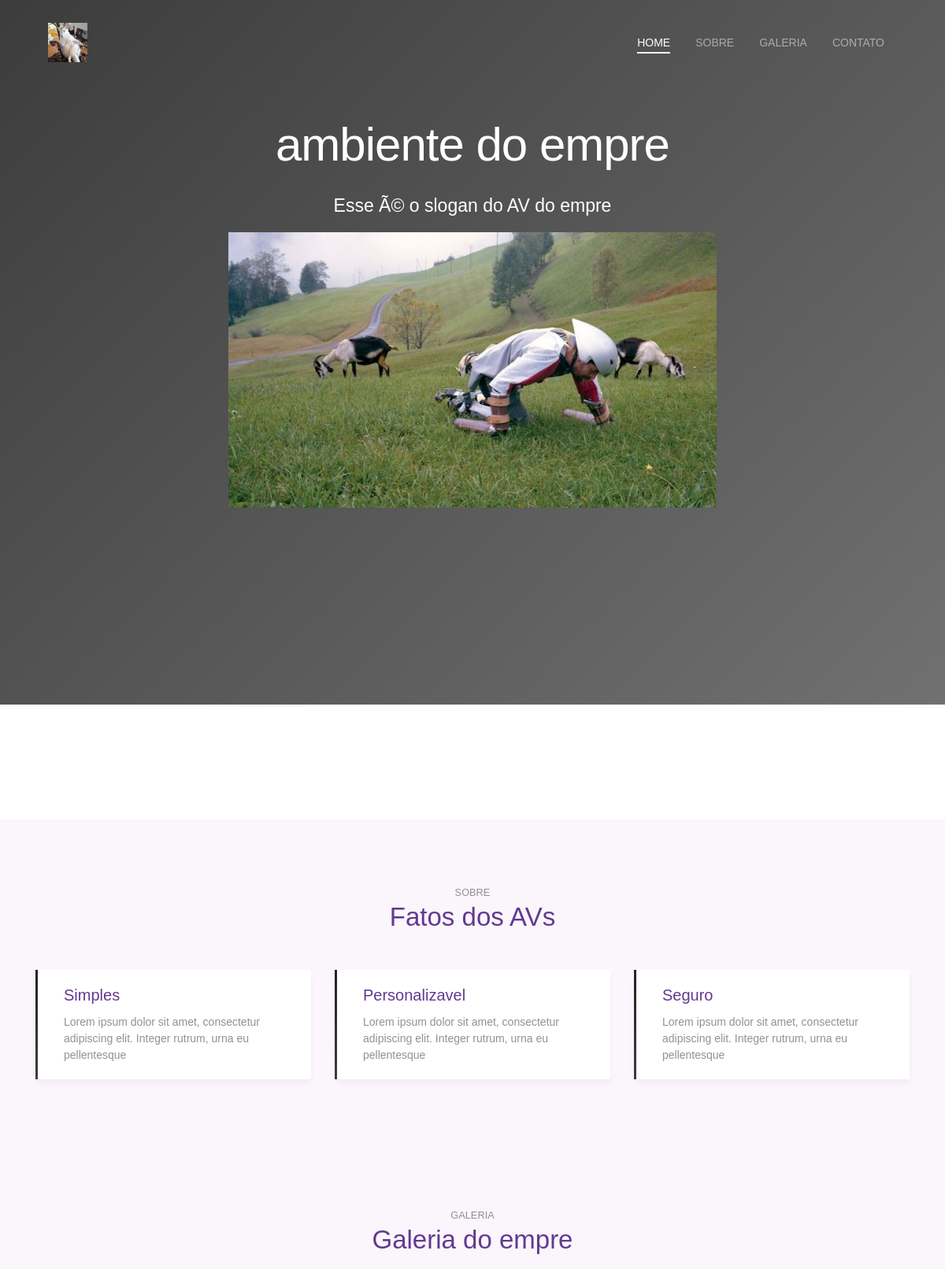
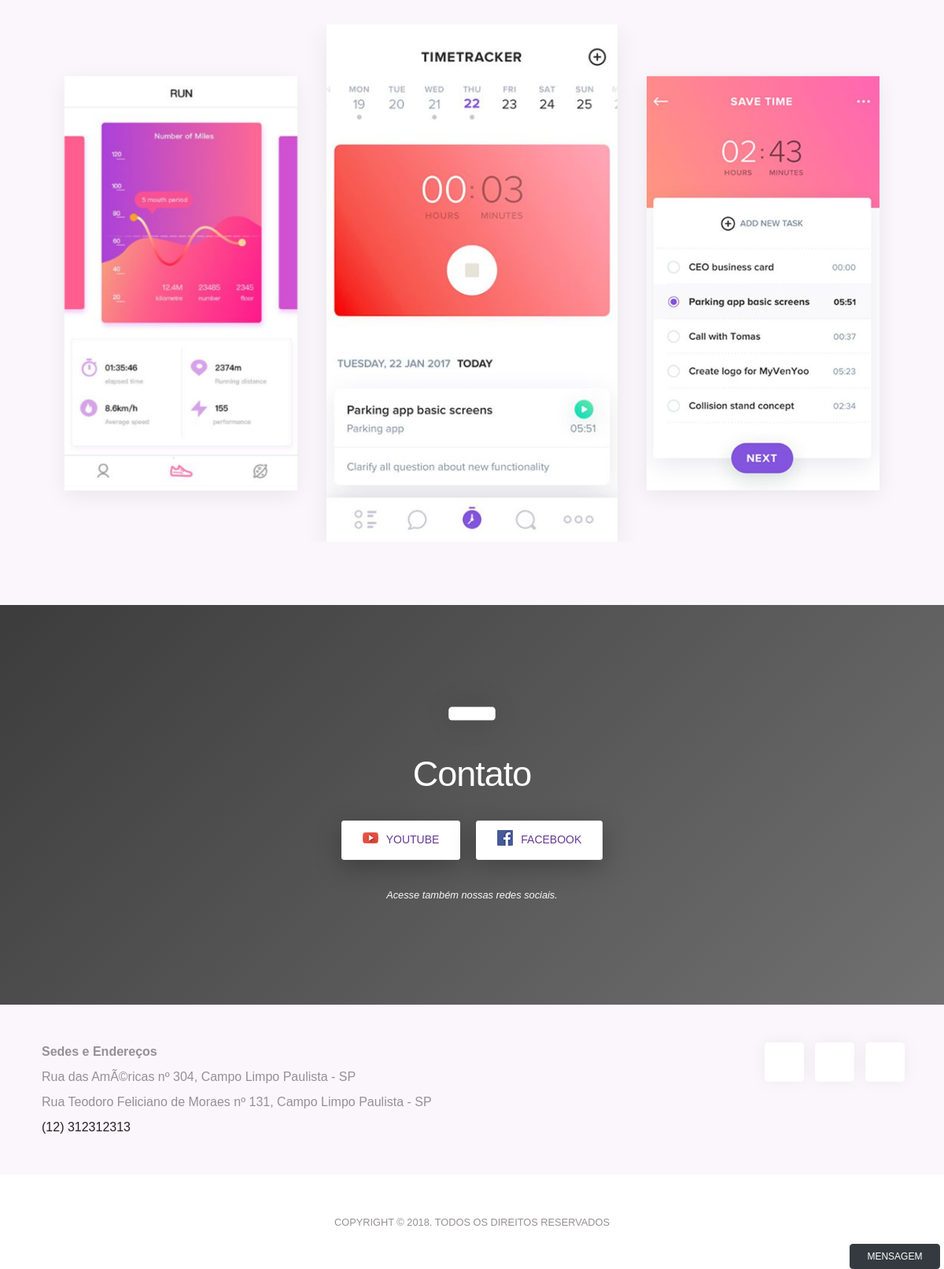
The app's page /ambiente-do-empre (signed in) with its own data (2 pictures, top to bottom).
### tables this page shows
CREATE TABLE `tbl_avs` (
  `id_av` int(11) NOT NULL,
  `user_id` int(11) NOT NULL,
  `url` varchar(220) NOT NULL,
  `nome_av` varchar(220) NOT NULL,
  `slogan_av` varchar(550) NOT NULL,
  `logo_av` varchar(220) NOT NULL,
  `categoria` varchar(220) NOT NULL,
  `func` varchar(220) NOT NULL,
  `palavras_chave` varchar(550) NOT NULL,
  `img_home_active` varchar(50) NOT NULL DEFAULT 'no',
  `img_home` varchar(220) NOT NULL,
  `part1_active` varchar(50) NOT NULL DEFAULT 'yes',
  `part1_title` varchar(110) NOT NULL DEFAULT 'Features you love',
  `part1_nome1` varchar(110) NOT NULL DEFAULT 'Simple',
  `part1_text1` varchar(220) NOT NULL DEFAULT 'Lorem ipsum dolor sit amet, consectetur adipiscing elit. Integer rutrum, urna eu pellentesque',
  `part1_nome2` varchar(110) DEFAULT 'Customize',
  `part1_text2` varchar(220) DEFAULT 'Lorem ipsum dolor sit amet, consectetur adipiscing elit. Integer rutrum, urna eu pellentesque',
  `part1_nome3` varchar(110) DEFAULT 'Secure',
  `part1_text3` varchar(220) DEFAULT 'Lorem ipsum dolor sit amet, consectetur adipiscing elit. Integer rutrum, urna eu pellentesque',
  `part2_active` varchar(50) NOT NULL DEFAULT 'yes',
  `part2_nome1` varchar(110) NOT NULL DEFAULT 'Crie sua conta',
  `part2_text1` varchar(220) NOT NULL DEFAULT 'Lorem ipsum dolor sit amet, consectetur adipiscing elit. Integer rutrum, urna eu pellentesque pretium obcaecati vel exercitationem',
  `part2_nome2` varchar(110) DEFAULT 'Compartilhe com seus amigos',
  `part2_text2` varchar(220) DEFAULT 'Lorem ipsum dolor sit amet, consectetur adipiscing elit. Integer rutrum, urna eu pellentesque pretium obcaecati vel exercitationem',
  `part2_nome3` varchar(110) DEFAULT 'Viva la vida',
  `part2_text3` varchar(220) DEFAULT 'Lorem ipsum dolor sit amet, consectetur adipiscing elit. Integer rutrum, urna eu pellentesque pretium obcaecati vel exercitationem',
  `part2_img` varchar(220) DEFAULT NULL,
  `galery_active` varchar(50) NOT NULL DEFAULT 'no',
  `galery_title` varchar(110) NOT NULL,
  `fotos` varchar(550) NOT NULL,
  `tipos` varchar(220) NOT NULL,
  `tipos_val` varchar(660) NOT NULL,
  `created` varchar(220) NOT NULL
);

CREATE TABLE `tbl_endereco` (
  `id_end` int(11) NOT NULL,
  `user_id` int(11) NOT NULL,
  `cep` varchar(50) NOT NULL,
  `rua` varchar(220) NOT NULL,
  `estado` varchar(20) NOT NULL,
  `cidade` varchar(220) NOT NULL,
  `numero` varchar(220) NOT NULL,
  `nome` varchar(220) NOT NULL,
  `active` varchar(20) DEFAULT NULL,
  `lat` varchar(50) DEFAULT NULL,
  `lon` varchar(50) DEFAULT NULL,
  `raio` varchar(20) NOT NULL
);

CREATE TABLE `tbl_usuarios` (
  `id` int(11) NOT NULL,
  `nome` varchar(220) NOT NULL,
  `nvl_acesso` varchar(50) NOT NULL,
  `email` varchar(220) NOT NULL,
  `senha` varchar(220) NOT NULL,
  `CPF_CNPJ` varchar(220) DEFAULT NULL,
  `telefone` varchar(220) NOT NULL,
  `img` varchar(220) NOT NULL,
  `status` int(11) NOT NULL,
  `created` datetime NOT NULL,
  `modified` datetime DEFAULT NULL
);

### core/Controller.php (called while the page is built)
<?php
	class Controller{
		public function loadView($nameView, $dadosView = array()){
				extract($dadosView);
			require "views/".$nameView.".php";
		}
	}
?>

### controllers/avController.php (called while the page is built, shortened)
<?php
	class avController extends Controller{
		public function index($id_av){
			$nomePag = "ambiente_virtual";
			$avsModel = new avsModel();
			$av_pesquisa = $avsModel->getDadosAV($id_av);
			$av_dados = $av_pesquisa->fetch();
			$dados = array();
			foreach ($av_dados as $key => $value) {
				if(!is_numeric($key)){
					$dados[$key] = $value;
				}
			}
			$this->loadView($nomePag, $dados);
		}
	}
?>

### core/Core.php (called while the page is built, shortened)
<?php
	class Core{
		public function run(){
			$param = array();
			$url = "/";
			if(isset($_GET['url'])){
				$url .= $_GET['url'];
			}
			if($url != "/"){
				$url = explode("/", $url);
				array_shift($url);
				$avsModel = new avsModel();
				$pesquisa = $avsModel -> procuraUrlAv($url[0]);
				if($pesquisa->rowCount() > 0){
					$dados = $pesquisa->fetch();
				}else{
					$currentController = $url[0]."Controller";
				}
				array_shift($url);
				if(isset($url[0]) && !empty($url[0])){
					$currentAction = $url[0];
					array_shift($url);
				}else{
					$currentAction = "index";
				}
				if($pesquisa->rowCount() > 0){
					$param = $dados['id_av'];
				}else{
					$param = $url;
				}
			}else{
				$currentController = "homeController";
				$currentAction = "index";
			}
			$c = new $currentController();
			call_user_func_array(array($c, $currentAction), array($param));
		}
	}
?>

### index.php (called while the page is built, shortened)
<?php
	$core = new Core();
	$core->run();
?>

### core/Model.php (called while the page is built, shortened)
<?php
	class Model{
		public function __construct(){
			global $pdo;
			$this->pdo = $pdo;
		}
	}
?>

### models/avsModel.php (called while the page is built, shortened)
<?php
class avsModel extends Model {
    public function procuraUrlAv($url) {
        $sql = "SELECT * FROM tbl_avs WHERE url = ?";
        $sql = $this->pdo->prepare($sql);
        $sql->bindValue(1, $url);
        $sql->execute();
        return $sql;
    }
}
?>

### models/enderecosModel.php (called while the page is built, shortened)
<?php
    class enderecosModel extends Model{
        public function getEnderecos($id){
            $sql = "SELECT * FROM tbl_endereco WHERE user_id = '$id'";
            $sql = $this->pdo->query($sql);
            return $sql;
        }
    }
?>

### models/usuariosModel.php (called while the page is built, shortened)
<?php
	class usuariosModel extends Model{
		public function getDados($id){
			$sql = "SELECT * FROM tbl_usuarios WHERE id = ?";
			$sql = $this->pdo->prepare($sql);
			$sql->bindValue(1, $id);
			$sql->execute();
			return $sql;
		}
	}
?>

### views/ambiente_virtual.php (the view, shortened to what this page needs)
<!DOCTYPE html>
<html>
    <head>
        <link rel="stylesheet" type="text/css" href="<?php echo BASE_URL; ?>assets/css/bootstrap.min.css">
        <link rel="stylesheet" type="text/css"  href="<?php echo BASE_URL; ?>assets/css/owl.carousel.min.css">
        <link rel="stylesheet" type="text/css"  href="<?php echo BASE_URL; ?>assets/css/style.css" >
    </head>
    <body data-spy="scroll" data-target="#navbar" data-offset="30">
        <div class="nav-menu fixed-top">
            <div class="container">
                <div class="row">
                    <div class="col-md-12">
                        <nav class="navbar navbar-dark navbar-expand-lg">
                            <a class="navbar-brand"><img src="<?php echo BASE_URL . 'assets/images/AV/' . $logo_av; ?>" class="img-fluid" alt="logo" style="height: 50px" ></a>
                            <div class="collapse navbar-collapse" id="navbar">
                                <ul class="navbar-nav ml-auto">
                                    <li class="nav-item"> <a class="nav-link active" href="#home">HOME <span class="sr-only">(current)</span></a></li>
                                    <?php if ($part1_active == "yes" || $part2_active == "yes") { ?>
                                        <li class="nav-item"> <a class="nav-link" href="#features">SOBRE</a> </li>
                                    <?php } ?>
                                    <?php if ($galery_active == "yes") { ?>
                                        <li class="nav-item"> <a class="nav-link" href="#gallery">GALERIA</a> </li>
                                    <?php } ?>
                                    <li class="nav-item"> <a class="nav-link" href="#contact">CONTATO</a> </li>
                                </ul>
                            </div>
                        </nav>
                    </div>
                </div>
            </div>
        </div>
        <header class="bg-gradient" id="home">
            <div class="container mt-5">
                <h1><?php echo $nome_av; ?></h1>
                <p class="tagline"><?php echo $slogan_av; ?></p>
            </div>
            <div class="img-holder mt-3"><?php if ($img_home_active == "yes") { ?><img src="<?php echo BASE_URL . "assets/images/AV/" . $img_home; ?>" style="height: 350px" alt="imagem" class="img-fluid"><?php } ?></div>
        </header>
        <div class="client-logos my-5" style="height:50px" id="features">
        </div>
        <?php if ($part1_active == "yes") { ?>
            <div class="section light-bg"  >
                <div class="container" >
                    <div class="section-title" >
                        <small>SOBRE</small>
                        <h3><?php echo $part1_title; ?></h3>
                    </div>
                    <div class="row">
                        <div class="col-12 col-lg-4">
                            <div class="card features">
                                <div class="card-body">
                                    <div class="media">
                                        <div class="media-body">
                                            <h4 class="card-title"><?php echo $part1_nome1; ?></h4>
                                            <p class="card-text"><?php echo $part1_text1; ?></p>
                                        </div>
                                    </div>
                                </div>
                            </div>
                        </div>
                        <div class="col-12 col-lg-4">
                            <div class="card features">
                                <div class="card-body">
                                    <div class="media">
                                        <div class="media-body">
                                            <h4 class="card-title"><?php echo $part1_nome2; ?></h4>
                                            <p class="card-text"><?php echo $part1_text2; ?></p>
                                        </div>
                                    </div>
                                </div>
                            </div>
                        </div>
                        <div class="col-12 col-lg-4">
                            <div class="card features">
                                <div class="card-body">
                                    <div class="media">
                                        <div class="media-body">
                                            <h4 class="card-title"><?php echo $part1_nome3; ?></h4>
                                            <p class="card-text"><?php echo $part1_text3; ?></p>
                                        </div>
                                    </div>
                                </div>
                            </div>
                        </div>
                    </div>
                </div>
            </div>
        <?php } ?>
        <?php if ($galery_active == "yes") { ?>
            <div class="section light-bg" id="gallery">
                <div class="container">
                    <div class="section-title">
                        <small>GALERIA</small>
                        <h3><?php echo $galery_title; ?></h3>
                    </div>
                    <div class="img-gallery owl-carousel owl-theme">
                        <?php
                        $photos = explode("$!$", $fotos);
                        foreach ($photos as $value) {
                            ?>
                            <img src="<?php echo BASE_URL.'assets/images/AV/'.$value; ?>" alt="image" />
                        <?php } ?>
                    </div>
                </div>
            </div>
        <?php } ?>
        <?php
        $usuariosModel = new usuariosModel();
        $sql = $usuariosModel->getDados($user_id);
        $dadosUser = $sql->fetch();
        ?>
        <div class="section bg-gradient">
            <div class="container">
                <div class="call-to-action">
                    <div class="box-icon"><span class="ti-mobile gradient-fill ti-3x"></span></div>
                    <h2>Contato</h2>
                    <div class="my-4">
                        <?php
                        if (isset($tipos) && !empty($tipos)) {
                            $btns = explode(",", $tipos);
                            $urls = explode("$!$", $tipos_val);
                            foreach ($btns as $key => $value) {
                                ?>
                                <a href="<?php echo $urls[$key]; ?>" class="btn btn-light"><img src="<?php echo BASE_URL; ?>assets/images/<?php echo $value; ?>-icon.png" alt="icon"> <?php
                                    if ($value == "youtube") {
                                        echo "YouTube";
                                    } elseif ($value == "face") {
                                        echo "Facebook";
                                    } elseif ($value == "twitter") {
                                        echo "Twitter";
                                    } else {
                                        echo "Instagram";
                                    }
                                    ?></a>
                                <?php
                            }
                        } else {
                            ?>
                            <a class="btn btn-outline-light"> Sem redes sociais</a>
                        <?php } ?>
                    </div>
                    <p class="text-light"><small><i>Acesse também nossas redes sociais. </i></small></p>
                </div>
            </div>
        </div>
        <div class="light-bg py-5" id="contact">
            <div class="container">
                <div class="row">
                    <div class="col-lg-6 text-center text-lg-left">
                        <p class="mb-2"> <span class="ti-location-pin mr-2"></span> <strong>Sedes e Endereços</strong></p>
                        <?php
                        $enderecosModel = new enderecosModel();
                        $sql = $enderecosModel->getEnderecos($user_id);
                        $enderecos = $sql->fetchAll();
                        foreach ($enderecos as $value) {
                            ?>
                            <p class="mb-2"> <span class="ti-location-pin mr-2"></span> <?php echo $value['rua'] . ' nº ' . $value['numero'] . ', ' . $value['cidade'] . ' - ' . $value['estado']; ?></p>
                        <?php } ?>
                        <div class="d-block d-sm-inline-block">
                            <p class="mb-0">
                                <span class="ti-headphone-alt mr-2"></span> <a href="<?php echo $dadosUser['telefone']; ?>"><?php echo $dadosUser['telefone']; ?></a>
                            </p>
                        </div>
                    </div>
                    <div class="col-lg-6">
                        <div class="social-icons">
                            <a href="#"><span class="ti-facebook"></span></a>
                            <a href="#"><span class="ti-twitter-alt"></span></a>
                            <a href="#"><span class="ti-instagram"></span></a>
                        </div>
                    </div>
                </div>
                <?php
                $valor = explode(",", $func);
                if (in_array('3', $valor)) {
                    ?>
                    <button type = "button" class = "btn btn-dark" data-toggle = "modal" data-target = "#myModal" style = "position:fixed; bottom: 0px; right:5px;">
                        Mensagem
                    </button>
                <?php }
                ?>
            </div>
        </div>
        <footer class="my-5 text-center">
            <p class="mb-2"><small>COPYRIGHT © 2018. TODOS OS DIREITOS RESERVADOS</small></p>
        </footer>
    </body>
</html>
</html>

### records on screen
tbl_avs: logo_av (picture), nome_av "ambiente do empre", slogan_av "Esse Ã© o slogan do AV do empre", img_home (picture), part1_title "Fatos dos AVs", part1_nome1 "Simples", part1_text1 "Lorem ipsum dolor sit amet, consectetur adipiscing elit. Integer rutrum, urna eu pellentesque", part1_nome2 "Personalizavel", part1_text2 "Lorem ipsum dolor sit amet, consectetur adipiscing elit. Integer rutrum, urna eu pellentesque", part1_nome3 "Seguro", part1_text3 "Lorem ipsum dolor sit amet, consectetur adipiscing elit. Integer rutrum, urna eu pellentesque", galery_title "Galeria do empre", galery_active "yes" (drawn)
tbl_endereco: rua "Rua das AmÃ©ricas", numero "304", cidade "Campo Limpo Paulista", estado "SP"
tbl_endereco: rua "Rua Teodoro Feliciano de Moraes", numero "131", cidade "Campo Limpo Paulista", estado "SP"
tbl_usuarios: telefone "(12) 312312313"
